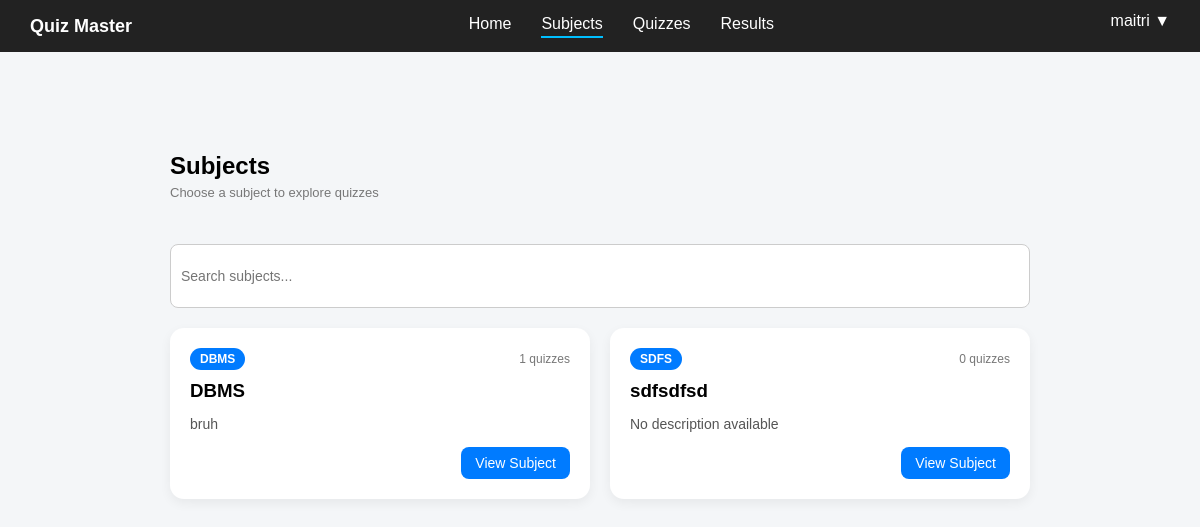
Screenshot of /dashboard/subjects (signed in) with the database file from the repository.
### controller/models.py (models this page shows)
class Subject(db.Model):
    __tablename__ = "subjects"
    id = db.Column(db.Integer, primary_key=True)
    name = db.Column(db.String(100), nullable=False)
    description = db.Column(db.Text)
    quizzes = db.relationship("Quiz", backref="subject", lazy=True)

### app.py (the view)
@app.route("/dashboard/subjects")
def student_subjects():
    user_id = session.get("user_id")
    if not user_id:
        return redirect(url_for("login"))
    subjects = Subject.query.all()
    return render_template("student_subjects.html", subjects=subjects)

### templates/student_subjects.html (shortened to what this page needs)
{% extends "base.html" %}
{% block content %}
<div class="container">
    <div class="header">
        <div>
            <h1>Subjects</h1>
            <p class="subtitle">Choose a subject to explore quizzes</p>
        </div>
    </div>
    <div class="top-bar">
        <input type="text" placeholder="Search subjects..." id="searchInput">
    </div>
    <div class="subject-grid">
        {% for s in subjects %}
        <div class="subject-card">
            <div class="subject-top">
                <div class="badge">
                    {{ s.name[:4] | upper }}
                </div>
                <span class="count">
                    {{ s.quizzes|length }} quizzes
                </span>
            </div>
            <h3>{{ s.name }}</h3>
            <p>
                {{ s.description if s.description else "No description available" }}
            </p>
            <div class="subject-bottom">
                <button class="btn view"
                    onclick="location.href='{{ url_for('student_subject_quizzes', subject_id=s.id) }}'">
                    View Subject
                </button>
            </div>
        </div>
        {% endfor %}
    </div>
</div>
{% endblock %}

### static/css/base.css (style rules this page uses)
body { font-family: Arial, sans-serif; background: #f4f6f8; margin: 0; }
.container { max-width: 1000px; margin: 30px auto; padding: 20px; border-radius: 12px; }
.header { display: flex; justify-content: space-between; align-items: center; margin-bottom: 20px; }
.header h1 { margin: 0; font-size: 24px; }
.subtitle { font-size: 14px; color: #666; margin-top: 5px; }
.btn { padding: 8px 14px; border: none; border-radius: 6px; cursor: pointer; font-size: 14px; }
.btn.view { background: #007bff; color: white; }
.top-bar { display: flex; gap: 10px; margin-bottom: 20px; }
.top-bar input { flex: 2; padding: 10px; border-radius: 8px; border: 1px solid #ccc; outline: none; font-size: 14px; height: 42px; }
.subject-grid { display: grid; grid-template-columns: repeat(2, 1fr); gap: 20px; }
.subject-card { background: white; padding: 20px; border-radius: 14px; box-shadow: 0 4px 12px rgba(0, 0, 0, 0.06); transition: 0.2s ease; }
.subject-top { display: flex; justify-content: space-between; align-items: center; margin-bottom: 10px; }
.badge { font-size: 12px; padding: 4px 10px; border-radius: 20px; color: white; font-weight: bold; background: #007bff; }
.count { font-size: 12px; color: #777; }
.subject-card h3 { margin: 5px 0; }
.subject-card p { color: #555; font-size: 14px; margin-bottom: 15px; }
.subject-bottom { text-align: right; }
body { padding-bottom: 80px; }
.container { max-width: 900px; margin: 30px auto; }
.btn.view { background: #007bff; color: white; padding: 8px 14px; border-radius: 8px; }
.subtitle { font-size: 13px; color: #777; margin-bottom: 24px; }

### rows the page displays
Subject: name "DBMS", quizzes|length "1", description "bruh"
Subject: name "SDFS", quizzes|length "0", name "sdfsdfsd", description "No description available"

### other values shown
{{ session.get('username', 'User') }} "maitri"
